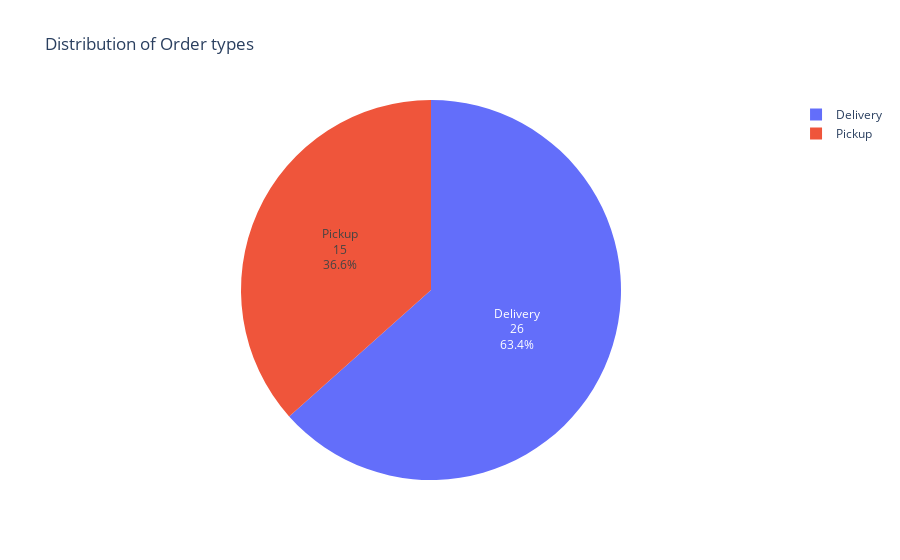

The cell this chart's notebook holds for it:
### Code cell
fig = px.pie(order_type_distribution, values='counts', names='order_type', title='Distribution of Order types')
fig.update_traces(textposition='inside', textinfo='percent+label+value')
fig.show()

### Figure 1 — Plotly figure (JSON) as saved in the notebook; plotly's stock layout.template omitted (floating-point values rounded to 4 significant figures)
{"data": [{"domain": {"x": [0, 1], "y": [0, 1]}, "hovertemplate": "order_type=%{label}<br>counts=%{value}<extra></extra>", "labels": ["Delivery", "Pickup"], "legendgroup": "", "name": "", "showlegend": true, "textinfo": "percent+label+value", "textposition": "inside", "type": "pie", "values": [26, 15]}], "layout": {"legend": {"tracegroupgap": 0}, "title": {"text": "Distribution of Order types"}}}
